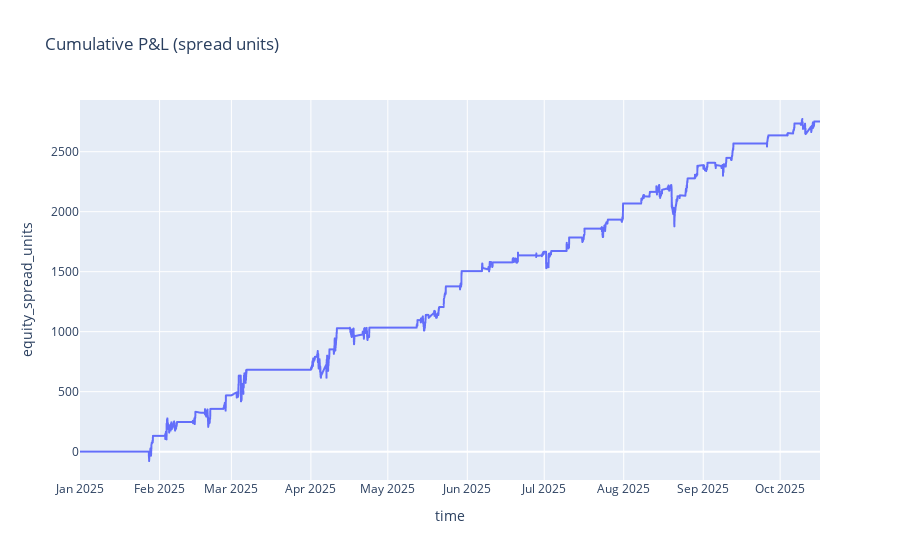

Source (notebook cell):
### Code cell
# %%
import numpy as np
import pandas as pd
import plotly.express as px

# thresholds (match your plot)
#Z_IN  = 1.8
#Z_OUT = 0.1

# optional: per-leg cost in spread units (for quick what-if)
COST_PER_LEG = 0.0   # set e.g. 0.02 in spread units to include costs

# state machine
pos = 0   # +1 = long spread (long SYM1, short β·SYM2); -1 = short spread; 0 = flat
trades = []
entry_i = None
entry_spread = None
entry_z = None

equity = np.zeros(len(df))
last_spread = df["spread"].iloc[0]

for i, r in enumerate(df.itertuples(index=False)):
    s = r.spread
    z = r.zscore

    # mark to market (P&L comes from change in spread when sized β-neutral)
    ds = s - last_spread
    if np.isfinite(ds):
        equity[i] = equity[i-1] + pos * ds
    else:
        equity[i] = equity[i-1]
    last_spread = s

    # signals
    if np.isfinite(z):
        if pos == 0:
            if z >= Z_IN:
                pos = -1
                entry_i = i; entry_spread = s; entry_z = z
                equity[i] -= 2 * COST_PER_LEG
                trades.append({"time": r.time, "i": i, "action": "ENTER_SHORT", "z": z, "spread": s})
            elif z <= -Z_IN:
                pos = +1
                entry_i = i; entry_spread = s; entry_z = z
                equity[i] -= 2 * COST_PER_LEG
                trades.append({"time": r.time, "i": i, "action": "ENTER_LONG", "z": z, "spread": s})
        else:
            if abs(z) < Z_OUT:
                # exit to flat
                pos = 0
                equity[i] -= 2 * COST_PER_LEG
                trades.append({"time": r.time, "i": i, "action": "EXIT", "z": z, "spread": s,
                               "pnl_spread": s - entry_spread if entry_spread is not None else np.nan,
                               "hold_bars": i - (entry_i or i)})
                entry_i = entry_spread = entry_z = None

# compile results
trades_df = pd.DataFrame(trades)
display(trades_df.tail())

# quick KPIs in spread units
wins = trades_df.query("action=='EXIT' and pnl_spread.notna() and pnl_spread!=0")
hit = (np.sign(wins["pnl_spread"]).gt(0)).mean() if len(wins) else np.nan
avg_pnl = wins["pnl_spread"].mean() if len(wins) else np.nan
med_hold = wins["hold_bars"].median() if len(wins) else np.nan
print(f"Trades: {len(wins)} | Hit rate: {hit:.1%} | Avg PnL (spread units): {avg_pnl:.3f} | Median hold (bars): {med_hold}")

# equity plot
df["equity_spread_units"] = equity
px.line(df, x="time", y="equity_spread_units",
        title="Cumulative P&L (spread units)").show()

### Figure 1 — Plotly figure (JSON) as saved in the notebook; plotly's stock layout.template omitted (floating-point values rounded to 4 significant figures; data arrays with more than 128 entries replaced by an {"elided": "..."} marker saying what was removed)
{"data": [{"hovertemplate": "time=%{x}<br>equity_spread_units=%{y}<extra></extra>", "legendgroup": "", "line": {"color": "#636efa", "dash": "solid"}, "marker": {"symbol": "circle"}, "mode": "lines", "name": "", "showlegend": false, "type": "scattergl", "x": {"elided": "4672 str values"}, "xaxis": "x", "y": {"elided": "4672 float values"}, "yaxis": "y"}], "layout": {"legend": {"tracegroupgap": 0}, "title": {"text": "Cumulative P&L (spread units)"}, "xaxis": {"anchor": "y", "domain": [0, 1], "title": {"text": "time"}}, "yaxis": {"anchor": "x", "domain": [0, 1], "title": {"text": "equity_spread_units"}}}}
